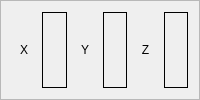
     <widget class="QFrame" name="frame_4">
      <property name="frameShape">
       <enum>QFrame::StyledPanel</enum>
      </property>
      <property name="frameShadow">
       <enum>QFrame::Raised</enum>
      </property>
      <layout class="QGridLayout" name="gridLayout_4">
       <item row="0" column="1">
        <widget class="QLabel" name="dro_lb_x">
         <property name="font">
          <font>
           <family>FreeMono</family>
           <pointsize>12</pointsize>
           <weight>75</weight>
           <bold>true</bold>
          </font>
         </property>
         <property name="frameShape">
          <enum>QFrame::Box</enum>
         </property>
         <property name="text">
          <string/>
         </property>
        </widget>
       </item>
       <item row="0" column="0">
        <widget class="QLabel" name="label">
         <property name="text">
          <string>X</string>
         </property>
         <property name="alignment">
          <set>Qt::AlignCenter</set>
         </property>
        </widget>
       </item>
       <item row="0" column="2">
        <widget class="QLabel" name="label_2">
         <property name="text">
          <string>Y</string>
         </property>
         <property name="alignment">
          <set>Qt::AlignCenter</set>
         </property>
        </widget>
       </item>
       <item row="0" column="4">
        <widget class="QLabel" name="label_3">
         <property name="text">
          <string>Z</string>
         </property>
         <property name="alignment">
          <set>Qt::AlignCenter</set>
         </property>
        </widget>
       </item>
       <item row="0" column="5">
        <widget class="QLabel" name="dro_lb_z">
         <property name="font">
          <font>
           <family>FreeMono</family>
           <pointsize>12</pointsize>
           <weight>75</weight>
           <bold>true</bold>
          </font>
         </property>
         <property name="frameShape">
          <enum>QFrame::Box</enum>
         </property>
         <property name="text">
          <string/>
         </property>
        </widget>
       </item>
       <item row="0" column="3">
        <widget class="QLabel" name="dro_lb_y">
         <property name="font">
          <font>
           <family>FreeMono</family>
           <pointsize>12</pointsize>
           <weight>75</weight>
           <bold>true</bold>
          </font>
         </property>
         <property name="frameShape">
          <enum>QFrame::Box</enum>
         </property>
         <property name="text">
          <string/>
         </property>
        </widget>
       </item>
      </layout>
     </widget>
